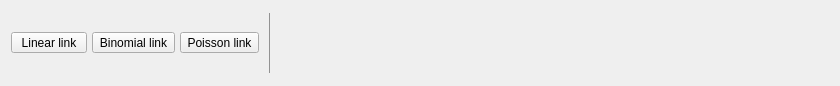
<?xml version="1.0" encoding="UTF-8"?>
<ui version="4.0">
 <class>RibbonBASRegression</class>
 <widget class="QWidget" name="RibbonBASRegression">
  <property name="geometry">
   <rect>
    <x>0</x>
    <y>0</y>
    <width>840</width>
    <height>86</height>
   </rect>
  </property>
  <property name="windowTitle">
   <string>Form</string>
  </property>
  <layout class="QGridLayout" name="gridLayout_7">
   <property name="topMargin">
    <number>4</number>
   </property>
   <property name="rightMargin">
    <number>0</number>
   </property>
   <property name="bottomMargin">
    <number>4</number>
   </property>
   <property name="horizontalSpacing">
    <number>0</number>
   </property>
   <item row="0" column="6">
    <spacer name="horizontalSpacer">
     <property name="orientation">
      <enum>Qt::Horizontal</enum>
     </property>
     <property name="sizeHint" stdset="0">
      <size>
       <width>61</width>
       <height>20</height>
      </size>
     </property>
    </spacer>
   </item>
   <item row="0" column="3">
    <widget class="QWidget" name="otherPanel" native="true">
     <layout class="QGridLayout" name="gridLayout_5">
      <property name="leftMargin">
       <number>0</number>
      </property>
      <property name="topMargin">
       <number>6</number>
      </property>
      <property name="rightMargin">
       <number>0</number>
      </property>
      <property name="bottomMargin">
       <number>6</number>
      </property>
      <property name="verticalSpacing">
       <number>3</number>
      </property>
      <item row="0" column="0">
       <widget class="QWidget" name="widget_11" native="true">
        <layout class="QGridLayout" name="gridLayout_6">
         <property name="leftMargin">
          <number>0</number>
         </property>
         <property name="topMargin">
          <number>0</number>
         </property>
         <property name="rightMargin">
          <number>0</number>
         </property>
         <property name="bottomMargin">
          <number>0</number>
         </property>
         <property name="horizontalSpacing">
          <number>5</number>
         </property>
        </layout>
       </widget>
      </item>
     </layout>
    </widget>
   </item>
   <item row="0" column="1">
    <widget class="QWidget" name="mainPanel" native="true">
     <layout class="QGridLayout" name="gridLayout_2">
      <property name="leftMargin">
       <number>0</number>
      </property>
      <property name="topMargin">
       <number>6</number>
      </property>
      <property name="rightMargin">
       <number>0</number>
      </property>
      <property name="bottomMargin">
       <number>6</number>
      </property>
      <property name="verticalSpacing">
       <number>3</number>
      </property>
      <item row="0" column="0">
       <widget class="QWidget" name="widget_10" native="true">
        <layout class="QGridLayout" name="gridLayout_3">
         <property name="leftMargin">
          <number>0</number>
         </property>
         <property name="topMargin">
          <number>0</number>
         </property>
         <property name="rightMargin">
          <number>0</number>
         </property>
         <property name="bottomMargin">
          <number>0</number>
         </property>
         <property name="horizontalSpacing">
          <number>5</number>
         </property>
         <item row="0" column="0">
          <widget class="RibbonButton" name="linearLink">
           <property name="minimumSize">
            <size>
             <width>76</width>
             <height>0</height>
            </size>
           </property>
           <property name="text">
            <string>Linear link</string>
           </property>
           <property name="icon">
            <iconset resource="../resources/icons.qrc">
             <normaloff>:/icons/analysis-bayesian-ttest.svg</normaloff>:/icons/analysis-bayesian-ttest.svg</iconset>
           </property>
           <property name="iconSize">
            <size>
             <width>37</width>
             <height>28</height>
            </size>
           </property>
           <property name="popupMode">
            <enum>QToolButton::InstantPopup</enum>
           </property>
           <property name="toolButtonStyle">
            <enum>Qt::ToolButtonTextUnderIcon</enum>
           </property>
          </widget>
         </item>
         <item row="0" column="2">
          <widget class="RibbonButton" name="poissonLink">
           <property name="minimumSize">
            <size>
             <width>76</width>
             <height>0</height>
            </size>
           </property>
           <property name="text">
            <string>Poisson link</string>
           </property>
           <property name="icon">
            <iconset resource="../resources/icons.qrc">
             <normaloff>:/icons/analysis-bayesian-crosstabs.svg</normaloff>:/icons/analysis-bayesian-crosstabs.svg</iconset>
           </property>
           <property name="iconSize">
            <size>
             <width>37</width>
             <height>28</height>
            </size>
           </property>
           <property name="popupMode">
            <enum>QToolButton::InstantPopup</enum>
           </property>
           <property name="toolButtonStyle">
            <enum>Qt::ToolButtonTextUnderIcon</enum>
           </property>
          </widget>
         </item>
         <item row="0" column="1">
          <widget class="RibbonButton" name="binomialLink">
           <property name="minimumSize">
            <size>
             <width>76</width>
             <height>0</height>
            </size>
           </property>
           <property name="text">
            <string>Binomial link</string>
           </property>
           <property name="icon">
            <iconset resource="../resources/icons.qrc">
             <normaloff>:/icons/analysis-bayesian-regression.svg</normaloff>:/icons/analysis-bayesian-regression.svg</iconset>
           </property>
           <property name="iconSize">
            <size>
             <width>37</width>
             <height>28</height>
            </size>
           </property>
           <property name="popupMode">
            <enum>QToolButton::InstantPopup</enum>
           </property>
           <property name="toolButtonStyle">
            <enum>Qt::ToolButtonTextUnderIcon</enum>
           </property>
          </widget>
         </item>
        </layout>
       </widget>
      </item>
     </layout>
    </widget>
   </item>
   <item row="0" column="0">
    <widget class="QWidget" name="widget" native="true">
     <layout class="QGridLayout" name="gridLayout">
      <property name="leftMargin">
       <number>0</number>
      </property>
      <property name="topMargin">
       <number>6</number>
      </property>
      <property name="rightMargin">
       <number>0</number>
      </property>
      <property name="bottomMargin">
       <number>6</number>
      </property>
      <property name="verticalSpacing">
       <number>3</number>
      </property>
      <item row="0" column="0">
       <widget class="QWidget" name="widget_9" native="true">
        <layout class="QGridLayout" name="gridLayout_4">
         <property name="leftMargin">
          <number>0</number>
         </property>
         <property name="topMargin">
          <number>0</number>
         </property>
         <property name="rightMargin">
          <number>0</number>
         </property>
         <property name="bottomMargin">
          <number>0</number>
         </property>
        </layout>
       </widget>
      </item>
     </layout>
    </widget>
   </item>
   <item row="0" column="2">
    <widget class="QWidget" name="sep2" native="true">
     <property name="styleSheet">
      <string notr="true">QWidget { color : #929292 ; }</string>
     </property>
     <layout class="QGridLayout" name="gridLayout_9">
      <item row="0" column="0">
       <widget class="Line" name="line2">
        <property name="frameShadow">
         <enum>QFrame::Plain</enum>
        </property>
        <property name="orientation">
         <enum>Qt::Vertical</enum>
        </property>
       </widget>
      </item>
     </layout>
    </widget>
   </item>
  </layout>
  <zorder>widget</zorder>
  <zorder>mainPanel</zorder>
  <zorder>otherPanel</zorder>
  <zorder>sep2</zorder>
  <zorder>horizontalSpacer</zorder>
 </widget>
 <customwidgets>
  <customwidget>
   <class>RibbonButton</class>
   <extends>QToolButton</extends>
   <header>widgets/ribbonbutton.h</header>
  </customwidget>
 </customwidgets>
 <resources>
  <include location="../resources/icons.qrc"/>
  <include location="../resources/icons.qrc"/>
 </resources>
 <connections/>
 <slots>
  <slot>itemSelected()</slot>
  <slot>menuItemSelected()</slot>
 </slots>
</ui>
